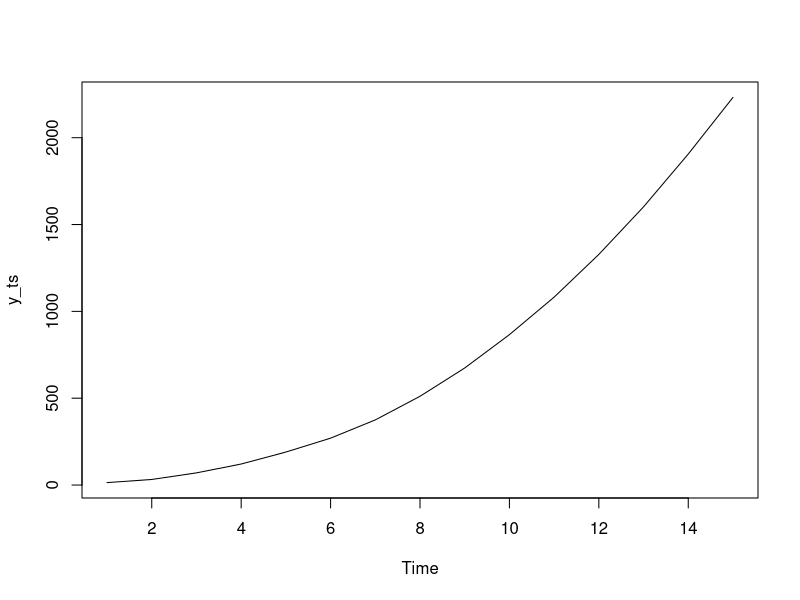

Source code (R): (Note: this script raises an error after producing the figure.)
rm(list=ls())
set.seed(126)
library(forecast)

y <- c(14,32,70,121,190,270,375,511,674,866,1082,1328,1602,1906,2232)
y_ts <- ts(y)
plot(y_ts)

# Find the p-value of ADF test for the above data set and draw your conclusion. (2 points).
library(tseries)
adf.test(y)
# p value is 0.98189 > 0.05 => accept null hypothesis that data is not stationary.

#Fit a linear and quadratic trend on the generated data and calculate the residual sum of squares and comment on which one is better. (2 points)

N <- 15
t <- 1:N
linear_model <- lm(y ~ t)
summary(linear_model)
sum(residuals(linear_model)^2)

quadratic_model <- lm(y ~ t + I(t^2))
summary(quadratic_model)
sum(residuals(quadratic_model)^2)

# Quadratic fit has better adjusted R squared (0.9995 as compared to 0.906) value.
# Also, we see that the residual sum of squares for linear = 644323.5 compared to 3459.786 for quadratic
# RSE is also much smaller: quadratic -> (16.98 on 12 degrees of freedom) vs linear -> (222.6 on 13 degrees of freedom)

# Find the forecast values using the above fitted trend equations for t=16,17,18,19,20 (2 points)

# My linear trend equation is y = -489.2 + 155.1 * t
# My quadratic trend equation is y = 75.8484 -44.3328 * t + 12.4639 * t^2
forecast_t <- c(16, 17, 18, 19, 20)
linear_forecasts = numeric(5)
quadratic_forecasts = numeric(5)
for (t in forecast_t) {
  linear_forecasts[t - 15] = -489.2 + 155.1 * t
  quadratic_forecasts[t - 15] = 75.8484 -44.3328 * t + 12.4639 * t^2
}
print(linear_forecasts)
print(quadratic_forecasts)
# > print(linear_forecasts) 
# [1] 1992.4 2147.5 2302.6 2457.7 2612.8
#> print(quadratic_forecasts)
# [1] 2557.282 2924.258 3316.162 3732.993 4174.752

##### Part 4
y_true <- c(2592, 2987, 3411, 3852, 4320)
squared_errors_linear <- sum((y_true - linear_forecasts)^2)
squared_errors_quadratic <- sum((y_true - quadratic_forecasts)^2)

if (squared_errors_linear < squared_errors_quadratic) {
  print("Linear model better")
} else {
  print("Quadratic model better")
}

# [1] "Quadratic model better"

###### Part 5 
residuals_linear <- residuals(linear_model)
adf.test(residuals_linear)

# We see p-value = 0.9818 > 0.05. We accept null hypothesis that residuals are NOT stationary.

##### Part 6
# Fit a suitable ARIMA model on the above residuals and report the values of the coefficient parameters and order of the ARIMA process. (2 points)
fit_arima_residuals <- auto.arima(residuals_linear)
summary(fit_arima_residuals)

# We got a ARIMA(1,0,0) with phi1 = 0.9466

###### Part 7
# Forecast value of residuals
# For AR(1) we can calculate our forecast as phi^h * yt
e15 <- tail(residuals_linear, 1)
phi <- 0.9466
res_forecast <- numeric(5)
for (t in forecast_t) {
  res_forecast[t - 15] <- (phi^(t - 15)) * e15
}

print(res_forecast)
# [1] 373.7571 353.7985 334.9057 317.0217 300.0927

#### Part 8
# How to improve forecast. We can simply add the residual to the linear trend estimation
# y = y_estimated_via_linear_model + residual
updated_linear_forecasts <- numeric(5)
for (t in 1:5) {
  updated_linear_forecasts[t] = linear_forecasts[t] + res_forecast[t]
}
print(updated_linear_forecasts)
# [1] 2366.157 2501.298 2637.506 2774.722 2912.893

# Updated error
updated_linear_err = sum((updated_linear_forecasts - y_true)^2)
print(updated_linear_err)
# 4025684
print(squared_errors_linear)
# 7151435
print(squared_errors_quadratic)
# 49395.74

### Part 9: Fit ARIMA(1, 1, 1), forecast yt and also compute forecast error. compare with errors at 8.
fit_111 <- arima(y_ts, order = c(1,1,1))
# Gives error
# Error in stats::arima(x = x, order = order, seasonal = seasonal, xreg = xreg,  : 
# non-stationary AR part from CSS

# Alternatively I try to fit auto arima now
fit_auto <- auto.arima(y_ts)
summary(fit_auto)
# This gives ARIMA(1, 2, 0) with AR1 coefficient 0.9579
auto_forecasts <- forecast(fit_auto, h = 5)
auto_forecasts
y_hat <- c(2579.075, 2946.337, 3332.938, 3738.064, 4160.936)
squared_auto_errors <- sum((y_true - y_hat)^2)
print(squared_auto_errors)
# 46196.98 # This is better than even the quadratic model!

#### Part 10
#Compute the forecast error using SES, DES and TES and compare it with forecast errors at 9.
fit_ses <- ses(y_ts, h = 5)
fit_des <- holt(y_ts, h = 5)

err_ses <- y_true - fit_ses$mean
err_des <- y_true - fit_des$mean

print(err_ses)
print(sum(err_ses^2))

print(err_des)
print(sum(err_des^2))

# SES error squared is 9074202, DES err squared is 361079. These are higher than step 9.

# I was unsure about the seasonal aspect of the data. As there is no seasonality for HW
